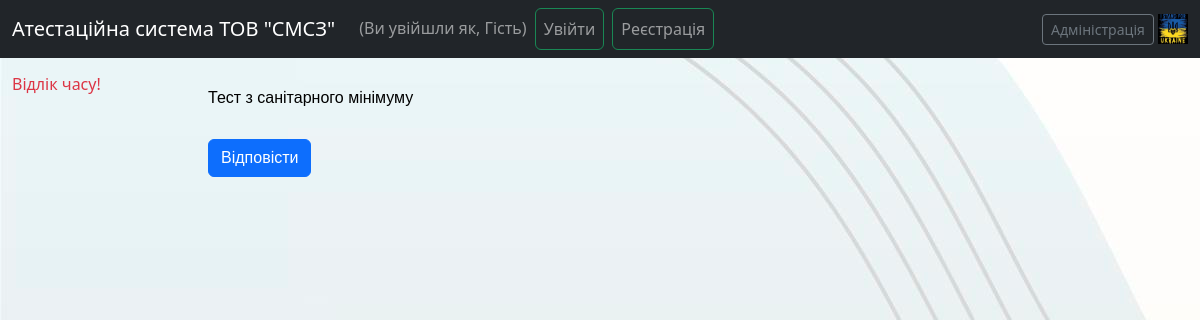
Page /questions/tests/4/ on the earlier database version.
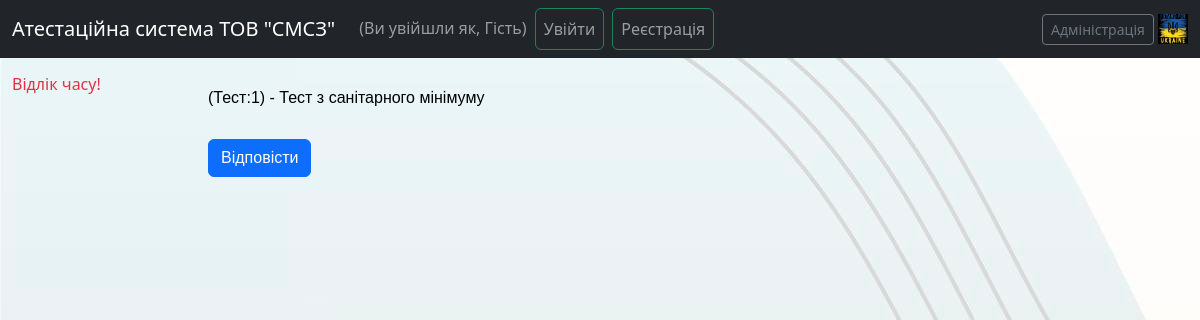
Same page on the later database version.
### questions/models.py (models this page shows, shortened)
class Test(models.Model):
    name = models.CharField(max_length=254, unique=True)
    number_of_questions = models.IntegerField(null=True)
    time = models.IntegerField(help_text='продолжительность теста в минутах', null=True)
    required_score_to_pass = models.IntegerField(help_text='Необходимый процент для здачи теста', null=True)
    class Meta:
        verbose_name = 'Тест'
        verbose_name_plural = 'Тесты'
        ordering = ['name']

### questions/views.py (the view)
# urls.py: path('tests/<pk>/', questions_list, name='questions_list'),
def questions_list(request, pk):
    test = Test.objects.get(pk=pk)
    context = {'test_name': test, 'time': test.time}
    return render(request, 'questions/questions.html', context)

### questions/templates/questions/questions.html (shortened to what this page needs)
{% extends 'base.html' %}
{% load static %}
{% block content %}
<div class="container-fluid fixed-top">
    <br>
    <br>
    <br>
    <div class="row">
        <div class="col6 text-danger">Відлік часу!</div>
    </div>
</div>
<div class="row ">
    <div>
        <div class="col-md-8 mx-auto">
            <h2>
                <h2 class="my-font">
                    {{test_name.name}}
                    <form id="questions-form" class="mt-3 mb-3 my-font-other">
                        <button type="submit"
                                class="btn btn-primary mt-3 modal-button"
                                data-bs-toggle="modal"
                                data-bs-target="#sendResultModal"
                        >Відповісти
                        </button>
                    </form>
                </h2>
            </h2>
        </div>
    </div>
</div>
{% endblock content %}

Differences in the rows shown:
changed Test: name "Тест з санітарного мінімуму" → "(Тест:1) - Тест з санітарного мінімуму"
